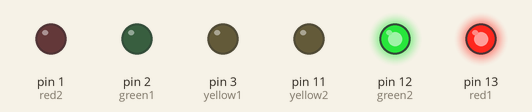
Bench run of a sketch on a simulated Arduino Uno, built with avr-gcc and run on an emulated ATmega328P. Shown: output pins drawn as LEDs (lit = HIGH).

Above: at 4.5 s.
At 15.0 s:
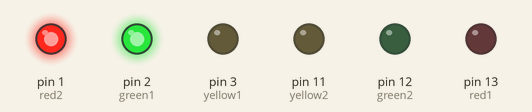
At 20.2 s:
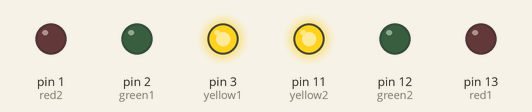
Timing chart, 0 to 27.3 s (numbered marks = the images above):
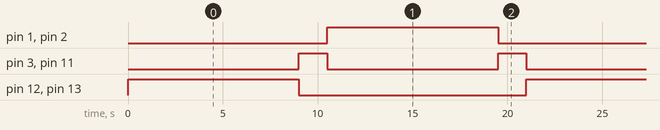

The sketch:

fantastic_bigery_kup1.ino
```cpp
// C++ code
//
int red1=13;
int yellow1=3;
int green1=2;
int red2=1;
int yellow2=11;
int green2=12;
void setup()
{
  pinMode(red1, OUTPUT);
  pinMode(yellow1, OUTPUT);
  pinMode(green1, OUTPUT);
  pinMode(red2, OUTPUT);
  pinMode(yellow2, OUTPUT);
  pinMode(green2, OUTPUT);
}

void loop()
{
  digitalWrite(red1, HIGH);
  digitalWrite(green2, HIGH);
  delay(9000);
  digitalWrite(red1, LOW);
  digitalWrite(green2, LOW);
  digitalWrite(yellow1, HIGH);
  digitalWrite(yellow2, HIGH);
  delay(1500);
  digitalWrite(yellow1, LOW);
  digitalWrite(yellow2, LOW);
  digitalWrite(red2, HIGH);
  digitalWrite(green1, HIGH);
  delay(9000);
  digitalWrite(red2, LOW);
  digitalWrite(green1, LOW);
  digitalWrite(yellow1, HIGH);
  digitalWrite(yellow2, HIGH);
  delay(1500);
  digitalWrite(yellow1, LOW);
  digitalWrite(yellow2, LOW);
}
```

Measured:
- by itself, pin 1 (red2), pin 2 (green1), pin 12 (green2), pin 13 (red1): alternates HIGH for 9.0 s and LOW for 12.0 s
- by itself, pin 3 (yellow1), pin 11 (yellow2): alternates HIGH for 1.5 s and LOW for 9.0 s
- by itself, everything shown: repeats every 21.0 s, in 5 steps
